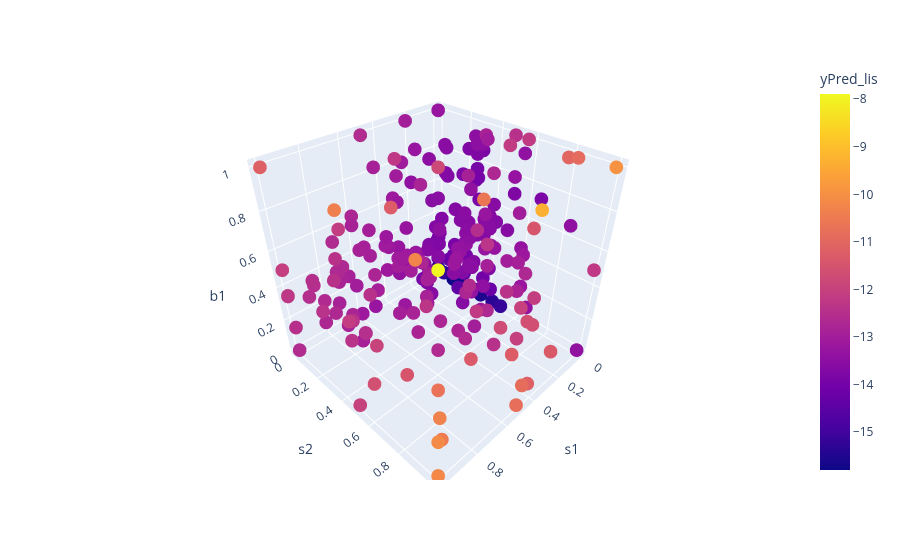

Notebook source saved alongside this figure:
### Code cell
yPred_lis = model1.predict(X,index=30)
df["yPred_lis"] = yPred_lis
fig = px.scatter_3d(df, x='s1', y='s2', z='b1', color='yPred_lis')
fig.show()

### Figure 1 — Plotly figure (JSON) as saved in the notebook; plotly's stock layout.template omitted (floating-point values rounded to 4 significant figures; data arrays with more than 128 entries replaced by an {"elided": "..."} marker saying what was removed)
{"data": [{"hovertemplate": "s1=%{x}<br>s2=%{y}<br>b1=%{z}<br>yPred_lis=%{marker.color}<extra></extra>", "legendgroup": "", "marker": {"color": {"elided": "385 float values"}, "coloraxis": "coloraxis", "symbol": "circle"}, "mode": "markers", "name": "", "scene": "scene", "showlegend": false, "type": "scatter3d", "x": {"elided": "385 float values"}, "y": {"elided": "385 float values"}, "z": {"elided": "385 float values"}}], "layout": {"coloraxis": {"colorbar": {"title": {"text": "yPred_lis"}}, "colorscale": [[0, "#0d0887"], [0.1111, "#46039f"], [0.2222, "#7201a8"], [0.3333, "#9c179e"], [0.4444, "#bd3786"], [0.5556, "#d8576b"], [0.6667, "#ed7953"], [0.7778, "#fb9f3a"], [0.8889, "#fdca26"], [1, "#f0f921"]]}, "legend": {"tracegroupgap": 0}, "margin": {"t": 60}, "scene": {"domain": {"x": [0, 1], "y": [0, 1]}, "xaxis": {"title": {"text": "s1"}}, "yaxis": {"title": {"text": "s2"}}, "zaxis": {"title": {"text": "b1"}}}}}
